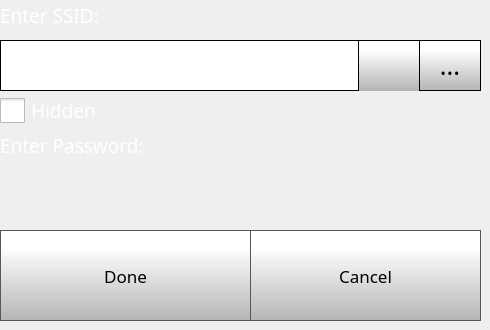
    <widget class="QWidget" name="wifiSettingsPage">
     <widget class="QComboBox" name="wifiSettingsComboBox">
      <property name="geometry">
       <rect>
        <x>0</x>
        <y>40</y>
        <width>421</width>
        <height>51</height>
       </rect>
      </property>
      <property name="font">
       <font>
        <family>Gotham</family>
        <pointsize>20</pointsize>
       </font>
      </property>
      <property name="contextMenuPolicy">
       <enum>Qt::NoContextMenu</enum>
      </property>
      <property name="styleSheet">
       <string notr="true"> QScrollBar:vertical {
     border: 1px solid black;
border-radius: 5px;
    background-color: rgb(40,40,40);
     width: 60px;
     margin: 67px 0 67px 0;
 }

/* Sets up the color and height of handle */
QScrollBar::handle:vertical {
border-radius: 5px;
background: qlineargradient(spread:pad, x1:0, y1:1, x2:0, y2:0.188, stop:0 rgba(180, 180, 180, 255), stop:1 rgba(255, 255, 255, 255));
min-height: 7px;
}


QScrollBar::add-line:vertical {
     border: 1px solid black;
background: qlineargradient(spread:pad, x1:0, y1:1, x2:0, y2:0.188, stop:0 rgba(180, 180, 180, 255), stop:1 rgba(255, 255, 255, 255));
     height:65px;
border-radius: 5px;
     subcontrol-position: bottom;
     subcontrol-origin: margin;
 }

 QScrollBar::sub-line:vertical {
     border: 1px solid black;
background: qlineargradient(spread:pad, x1:0, y1:1, x2:0, y2:0.188, stop:0 rgba(180, 180, 180, 255), stop:1 rgba(255, 255, 255, 255));
     height: 65px;
border-radius: 5px;
     subcontrol-position: top;
     subcontrol-origin: margin;
 }

QScrollBar::up-arrow:vertical {
 image: url(./templates/img/arrows.png);
    width: 40px;
    height: 40px;
 padding: 5px;
 }
QScrollBar::down-arrow:vertical {
 image: url(./templates/img/arrows-5.png);
    width: 40px;
    height: 40px;
 padding: 5px;
 }

/* need this to get rid of crosshatching on scrollbar background */
QScrollBar::add-page:vertical, QScrollBar::sub-page:vertical {
background: none;
}

QComboBox {
border: 1px solid black;
    padding: 0px 18px 0px 3px;
    min-width: 6em;

}

QComboBox::item {
	color: rgb(0, 0, 0);
}

QComboBox:editable {
    background: white;
}

QComboBox:!editable, QComboBox::drop-down:editable {
background: white;
}

/* QComboBox gets the &quot;on&quot; state when the popup is open */
QComboBox:!editable:on, QComboBox::drop-down:editable:on {
background: white;
}


QComboBox::drop-down {
border-left: 1px solid black;
border-right: 1px solid black;
	background-color: qlineargradient(spread:pad, x1:0, y1:1, x2:0, y2:0.188, stop:0 rgba(180, 180, 180, 255), stop:1 rgba(255, 255, 255, 255));
    width: 60px;
     height: 50px;

}

QComboBox::down-arrow {

image: url(./templates/img/arrows-5.png);
width: 30px;
height: 30px;

}


QComboBox QAbstractItemView {
    selection-background-color: rgb(40, 40, 40);
    background: white;
}</string>
      </property>
      <property name="editable">
       <bool>false</bool>
      </property>
      <property name="maxVisibleItems">
       <number>8</number>
      </property>
      <property name="iconSize">
       <size>
        <width>30</width>
        <height>30</height>
       </size>
      </property>
     </widget>
     <widget class="QLabel" name="ssidlabel">
      <property name="geometry">
       <rect>
        <x>0</x>
        <y>0</y>
        <width>461</width>
        <height>31</height>
       </rect>
      </property>
      <property name="font">
       <font>
        <family>Gotham Light</family>
        <pointsize>14</pointsize>
        <weight>50</weight>
        <bold>false</bold>
       </font>
      </property>
      <property name="contextMenuPolicy">
       <enum>Qt::NoContextMenu</enum>
      </property>
      <property name="styleSheet">
       <string notr="true">color: rgb(255, 255, 255);</string>
      </property>
      <property name="text">
       <string>Enter SSID:</string>
      </property>
     </widget>
     <widget class="QLabel" name="passwordlabel">
      <property name="geometry">
       <rect>
        <x>0</x>
        <y>130</y>
        <width>461</width>
        <height>31</height>
       </rect>
      </property>
      <property name="font">
       <font>
        <family>Gotham Light</family>
        <pointsize>14</pointsize>
        <weight>50</weight>
        <bold>false</bold>
       </font>
      </property>
      <property name="contextMenuPolicy">
       <enum>Qt::NoContextMenu</enum>
      </property>
      <property name="styleSheet">
       <string notr="true">color: rgb(255, 255, 255);</string>
      </property>
      <property name="text">
       <string>Enter Password:</string>
      </property>
     </widget>
     <widget class="QPushButton" name="wifiSettingsDoneButton">
      <property name="geometry">
       <rect>
        <x>0</x>
        <y>230</y>
        <width>251</width>
        <height>91</height>
       </rect>
      </property>
      <property name="font">
       <font>
        <family>Gotham</family>
        <pointsize>13</pointsize>
       </font>
      </property>
      <property name="contextMenuPolicy">
       <enum>Qt::NoContextMenu</enum>
      </property>
      <property name="styleSheet">
       <string notr="true">QPushButton {
     border: 1px solid rgb(87, 87, 87);
	background-color: qlineargradient(spread:pad, x1:0, y1:1, x2:0, y2:0.188, stop:0 rgba(180, 180, 180, 255), stop:1 rgba(255, 255, 255, 255));


}

QPushButton:pressed {
    background-color: qlineargradient(x1: 0, y1: 0, x2: 0, y2: 1,
                                      stop: 0 #dadbde, stop: 1 #f6f7fa);
}

QPushButton:flat {
    border: none; /* no border for a flat push button */
}

QPushButton:default {
    border-color: navy; /* make the default button prominent */
}

QPushButton:focus {
	outline: none;
}</string>
      </property>
      <property name="text">
       <string>Done</string>
      </property>
      <property name="iconSize">
       <size>
        <width>40</width>
        <height>40</height>
       </size>
      </property>
     </widget>
     <widget class="QPushButton" name="wifiSettingsCancelButton">
      <property name="geometry">
       <rect>
        <x>250</x>
        <y>230</y>
        <width>231</width>
        <height>91</height>
       </rect>
      </property>
      <property name="font">
       <font>
        <family>Gotham</family>
        <pointsize>13</pointsize>
       </font>
      </property>
      <property name="contextMenuPolicy">
       <enum>Qt::NoContextMenu</enum>
      </property>
      <property name="styleSheet">
       <string notr="true">QPushButton {
     border: 1px solid rgb(87, 87, 87);
	background-color: qlineargradient(spread:pad, x1:0, y1:1, x2:0, y2:0.188, stop:0 rgba(180, 180, 180, 255), stop:1 rgba(255, 255, 255, 255));


}

QPushButton:pressed {
    background-color: qlineargradient(x1: 0, y1: 0, x2: 0, y2: 1,
                                      stop: 0 #dadbde, stop: 1 #f6f7fa);
}

QPushButton:flat {
    border: none; /* no border for a flat push button */
}

QPushButton:default {
    border-color: navy; /* make the default button prominent */
}

QPushButton:focus {
	outline: none;
}</string>
      </property>
      <property name="text">
       <string>Cancel</string>
      </property>
      <property name="iconSize">
       <size>
        <width>40</width>
        <height>40</height>
       </size>
      </property>
     </widget>
     <widget class="QPushButton" name="wifiSettingsSSIDKeyboardButton">
      <property name="geometry">
       <rect>
        <x>419</x>
        <y>40</y>
        <width>62</width>
        <height>51</height>
       </rect>
      </property>
      <property name="font">
       <font>
        <family>Gotham</family>
        <pointsize>19</pointsize>
       </font>
      </property>
      <property name="contextMenuPolicy">
       <enum>Qt::NoContextMenu</enum>
      </property>
      <property name="styleSheet">
       <string notr="true">QPushButton {
     border: 1px solid rgb(0, 0, 0);
	background-color: qlineargradient(spread:pad, x1:0, y1:1, x2:0, y2:0.188, stop:0 rgba(180, 180, 180, 255), stop:1 rgba(255, 255, 255, 255));


}

QPushButton:pressed {
    background-color: qlineargradient(x1: 0, y1: 0, x2: 0, y2: 1,
                                      stop: 0 #dadbde, stop: 1 #f6f7fa);
}

QPushButton:flat {
    border: none; /* no border for a flat push button */
}

QPushButton:default {
    border-color: navy; /* make the default button prominent */
}

QPushButton:focus {
	outline: none;
}</string>
      </property>
      <property name="text">
       <string>...</string>
      </property>
      <property name="iconSize">
       <size>
        <width>40</width>
        <height>40</height>
       </size>
      </property>
     </widget>
     <widget class="QCheckBox" name="hiddenCheckBox">
      <property name="geometry">
       <rect>
        <x>0</x>
        <y>90</y>
        <width>161</width>
        <height>41</height>
       </rect>
      </property>
      <property name="font">
       <font>
        <family>Gotham</family>
        <pointsize>14</pointsize>
       </font>
      </property>
      <property name="contextMenuPolicy">
       <enum>Qt::NoContextMenu</enum>
      </property>
      <property name="styleSheet">
       <string notr="true">QCheckBox {
	color: rgb(255, 255, 255);
}

QCheckBox::indicator {
    width: 25px;
    height: 25px;
}

QCheckBox::indicator:checked {
    image: url(./templates/img/check-box.png);
}
QCheckBox::indicator:unchecked {
    image: url(./templates/img/blank-check-box.png);
}



</string>
      </property>
      <property name="text">
       <string>Hidden </string>
      </property>
      <property name="iconSize">
       <size>
        <width>40</width>
        <height>40</height>
       </size>
      </property>
      <property name="checked">
       <bool>false</bool>
      </property>
     </widget>
     <zorder>wifiSettingsComboBox</zorder>
     <zorder>ssidlabel</zorder>
     <zorder>passwordlabel</zorder>
     <zorder>wifiSettingsSSIDKeyboardButton</zorder>
     <zorder>wifiSettingsCancelButton</zorder>
     <zorder>wifiSettingsDoneButton</zorder>
     <zorder>hiddenCheckBox</zorder>
    </widget>
